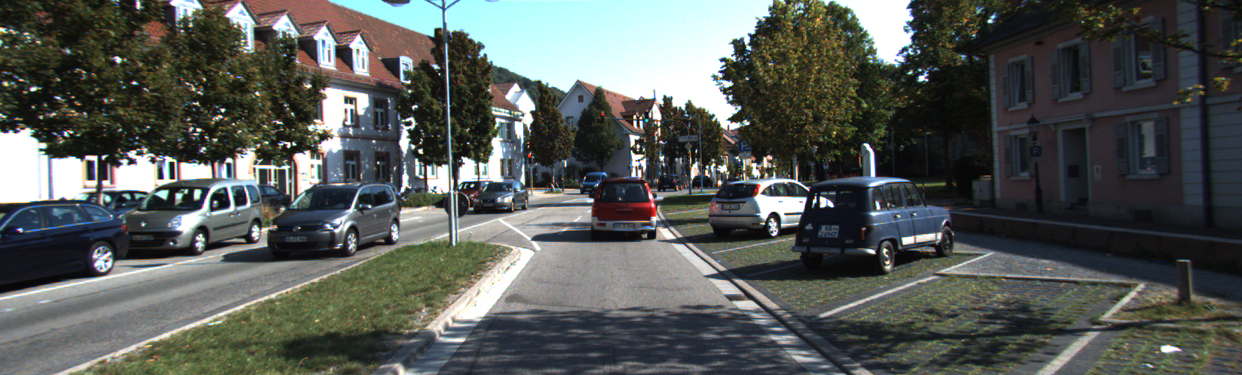
#> input picture datasets/data_scene_flow/training/image_2/000125_10.png, 1242 x 375 px, found by its file name
$ python tool_crop_img.py
#> lines starting #> are read from the running program, lines starting #| are printed output that depends on the picture
#!/usr/bin/env python
# -*-coding:utf-8 -*-
"""
@Project ：Masterarbeit
@File    ：tool_crop_img.py
@Author  ：Yu Cao
@Date    ：2021/12/11 12:42
"""

from PIL import Image

path_left = "/home/eistrauben/github/Masterarbeit/detectron2/projects/Baseline/datasets/kitti_2015/data_scene_flow/training/image_2/000125_10.png"
path_right = "/home/eistrauben/github/Masterarbeit/detectron2/projects/Baseline/datasets/kitti_2015/data_scene_flow/training/image_3/000125_10.png"
gt = "/home/eistrauben/github/Masterarbeit/detectron2/projects/Baseline/datasets/kitti_2015/data_scene_flow/training/disp_occ_0/000125_10.png"

img = Image.open(path_left)
#> img is the input picture: PIL image 1242x375 RGB; mean R, G, B 85.9, 90.2, 86.8
width, height = img.size
#> width = 1242; height = 375
# 前两个坐标点是左上角坐标
# 后两个坐标点是右下角坐标
# width在前， height在后
box = (1, 127, 513, 383)
region = img.crop(box)
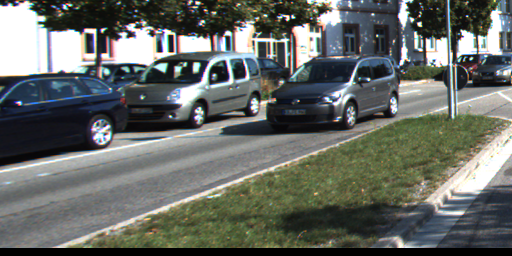
#> region: PIL image 512x256 RGB; mean R, G, B 101.9, 106.1, 101
region.save(path_left.replace('_10', '_10_crop1'))

img = Image.open(path_right)
region = img.crop(box)
region.save(path_right.replace('_10', '_10_crop1'))

img = Image.open(gt)
region = img.crop(box)
region.save(gt.replace('_10', '_10_crop1'))


img = Image.open(path_left)
# 前两个坐标点是左上角坐标
# 后两个坐标点是右下角坐标
# width在前， height在后
box = (514, 127, 1026, 383)
region = img.crop(box)
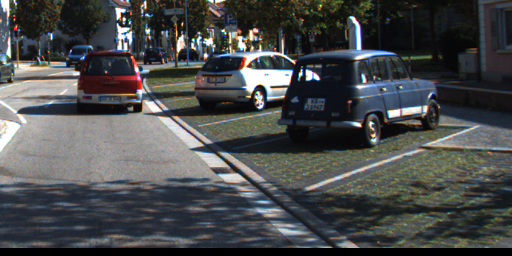
#> region: PIL image 512x256 RGB; mean R, G, B 72.9, 75.1, 75.4
region.save(path_left.replace('_10', '_10_crop2'))

img = Image.open(path_right)
region = img.crop(box)
region.save(path_right.replace('_10', '_10_crop2'))

img = Image.open(gt)
region = img.crop(box)
region.save(gt.replace('_10', '_10_crop2'))

$ run again, with datasets/data_scene_flow/training/image_2/000004_11.png copied over datasets/data_scene_flow/training/image_2/000125_10.png
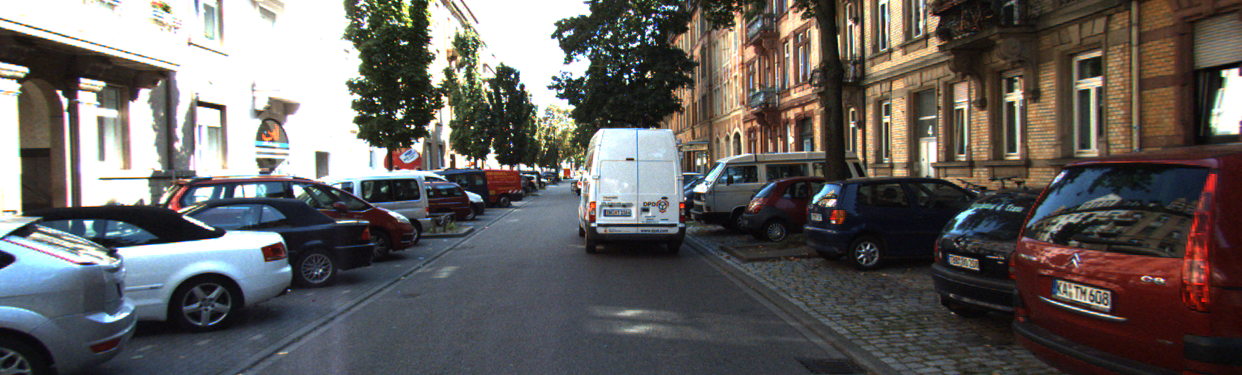
#> input picture datasets/data_scene_flow/training/image_2/000004_11.png, 1242 x 375 px, found by its file name
#> img is the input picture: PIL image 1242x375 RGB; mean R, G, B 101, 97.6, 95.7
#> `region = img.crop(box)`:
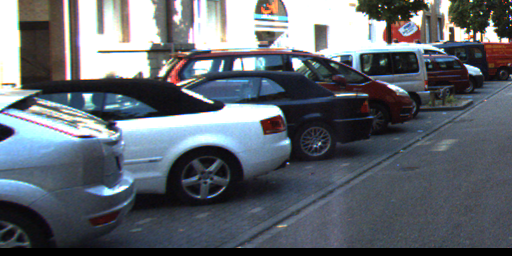
#> region: PIL image 512x256 RGB; mean R, G, B 97.4, 103.4, 111.1
#> `region = img.crop(box)`:
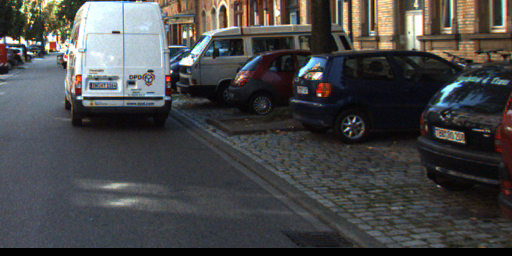
#> region: PIL image 512x256 RGB; mean R, G, B 71.5, 71.6, 72.2

$ run again, with datasets/data_scene_flow/training/image_2/000014_11.png copied over datasets/data_scene_flow/training/image_2/000125_10.png
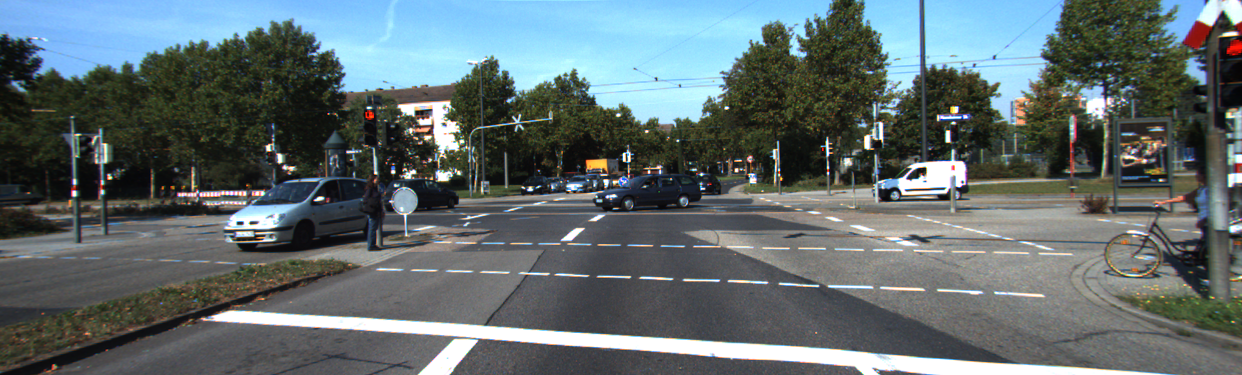
#> input picture datasets/data_scene_flow/training/image_2/000014_11.png, 1242 x 375 px, found by its file name
#> img is the input picture: PIL image 1242x375 RGB; mean R, G, B 96.4, 108.4, 110.4
#> `region = img.crop(box)`:
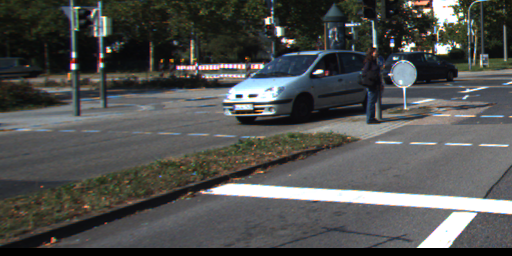
#> region: PIL image 512x256 RGB; mean R, G, B 80.1, 81.1, 79.3
#> `region = img.crop(box)`:
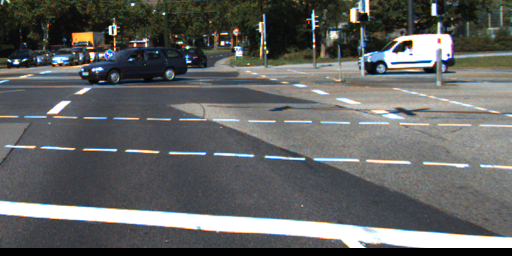
#> region: PIL image 512x256 RGB; mean R, G, B 98.3, 99.6, 98.5

$ run again, with datasets/data_scene_flow/training/image_2/000016_10.png copied over datasets/data_scene_flow/training/image_2/000125_10.png
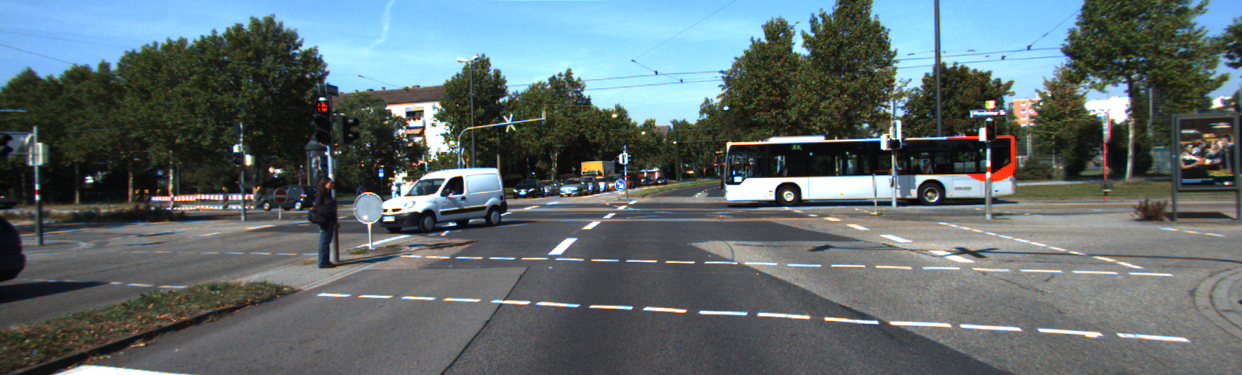
#> input picture datasets/data_scene_flow/training/image_2/000016_10.png, 1242 x 375 px, found by its file name
#> img is the input picture: PIL image 1242x375 RGB; mean R, G, B 95.8, 107.8, 110.5
#> `region = img.crop(box)`:
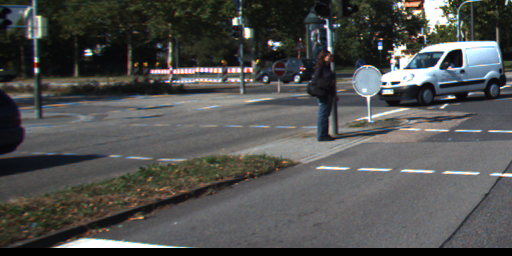
#> region: PIL image 512x256 RGB; mean R, G, B 80.2, 80.9, 79.3
#> `region = img.crop(box)`:
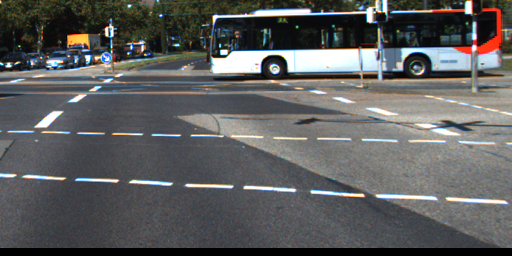
#> region: PIL image 512x256 RGB; mean R, G, B 93.2, 93.9, 93.8
